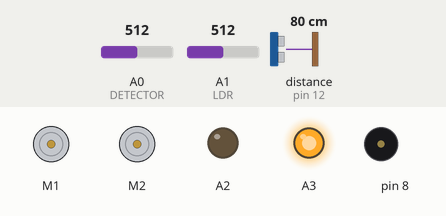
Recording of a sketch running on a simulated Arduino Uno, built with avr-gcc and run on an emulated ATmega328P. On the bench: 2 × DC motor (green arrow = forward, orange = backward, longer = faster), output pins drawn as LEDs (lit = HIGH), buzzer (waves = sounding). Wiring (inferred from the names in the program): ultrasonic range finder: trigger pin 12; echo pin 12. The inputs (shaded band) are chosen by the test bench; at power-on: A1 (LDR) = 512, A0 (DETECTOR) = 512, distance to the obstacle (sensor on pin 12) 80 cm. The echo pulse lasts 58.3 µs per cm.

Above: at 1.2 s.
1.3 s: A1 (LDR) set to 900
At 2.2 s:
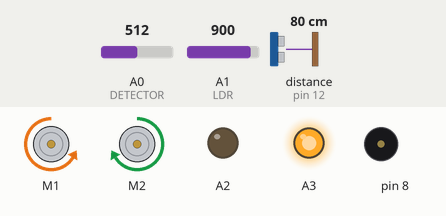
At 5.0 s:
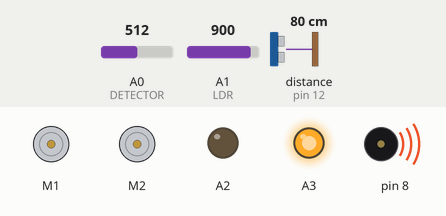
Timing chart, 0 to 22.8 s (numbered marks = the images above; inputs shaded):
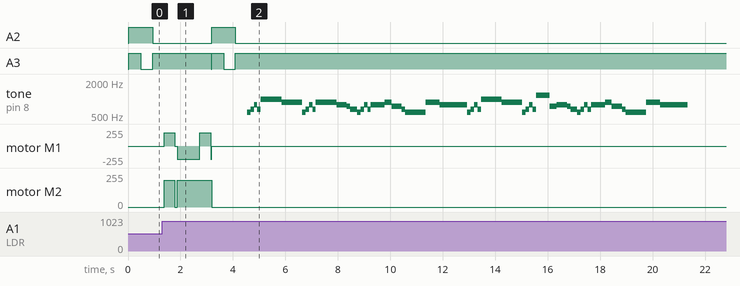

Measured:
- after the input at 1.3 s, A2: goes on until 4.1 s, then stays LOW; A3: goes on until 4.1 s, then stays HIGH; tone on pin 8: plays 587 Hz for 0.13 s, 659 Hz for 0.13 s, 783 Hz for 0.13 s, 659 Hz for 0.13 s, 988 Hz for 0.79 s, 880 Hz for 0.79 s … (51 notes in this stretch), starting after 3.2 s; motor M1, motor M2: goes on until 3.2 s, then stays stopped

The sketch:

project.ino
```cpp
#include <MeMCore.h>

// Define time delay before the next RGB colour turns ON to allow LDR to stabilize
#define RGBWait 200 // in milliseconds

// Define time delay before taking another LDR reading
#define LDRWait 10 // in milliseconds

// time duration for turning
#define TURNING_TIME_MS 400 // 330 milliseconds

// time duration for moving one grid
#define ONE_GRID_TIME_MS 850 // 2000milliseconds

#define DETECTOR A0 // IR detector pin at A0
#define LDR A1   // LDR sensor pin at A1

// Define ultrasonic sensor
#define TIMEOUT 2000 // max time to wait (in ms);
#define SPEED_OF_SOUND 340 // speed of sound in m/s
#define ULTRASONIC 12 // 12 for port 1

// Define line sensor
MeLineFollower lineFinder(PORT_2); // assigning lineFinder to RJ25 port 2
MeDCMotor leftMotor(M1); // assigning leftMotor to port M1
MeDCMotor rightMotor(M2); // assigning RightMotor to port M2
MeBuzzer buzzer; // play sound when robot reaches end

#define S1 D9
#define S2 D10

int status = 0; // global status; 0 = do nothing, 1 = mBot runs

void on_LED (int c);
int getAvgReading(int times);

uint8_t moveSpeed = 200;

float colourArray[] = {0,0,0};
float whiteArray[] = {520, 264, 258};
float blackArray[] = {397, 549, 538};
float greyDiff[] = {123, 290, 327};
float redArray[] = {468, 81, 66};
float orangeArray[] = {495, 133, 68};
float blueArray[] = {290, 209, 238};
float greenArray[] = {230,168,120};
float purpleArray[] = {298, 133, 185};

char colourStr[3][5] = {"R = ", "G = ", "B = "};
float ambient;

// motor movements - function prototypes
void go_straight();
void turn_left();
void turn_right();
void u_turn();
void two_consec_turns_right();
void two_consec_turns_left();
void stop_moving();
void play_victory_sound();

void setBalance(){
    // set white balance
    Serial.println("Put White Sample For Calibration ...");

    //delay for five seconds for getting sample ready
    delay(5000);

    // scan the white sample.
    // go through one colour at a time, set the maximum reading for each colour (red, green and blue) to the white array
    for (int i = 0; i <= 2; i++) {
        Serial.print(colourStr[i]);
        on_LED(i);
        delay(RGBWait);

        // scan 5 times and return the average
        whiteArray[i] = getAvgReading(5);
        delay(RGBWait);

        // show the value for the current colour LED, which corresponds to either the R, G or B of the RGB code
        Serial.println(int(whiteArray[i]));
    }

    // done scanning white, time for the black sample.
    // set black balance
    Serial.println("Put Black Sample For Calibration ...");

    //delay for five seconds for getting sample ready
    delay(5000);

    // go through one colour at a time, set the minimum reading for red, green and blue to the black array
    for (int i = 0;i<=2;i++) {
        Serial.print(colourStr[i]);
        on_LED(i);
        delay(RGBWait);
        blackArray[i] = getAvgReading(5);
        delay(RGBWait);

        // show the value for the current colour LED, which corresponds to either the R, G or B of the RGB code
        Serial.println(int(blackArray[i]));

        // the difference between the maximum and the minimum gives the range
        greyDiff[i] = whiteArray[i] - blackArray[i];
    }

    // delay another 5 seconds for getting ready colour objects
    Serial.println("Colour Sensor Is Ready.");
    delay(5000);
}


void setup(){
    //setup the output pins
    pinMode(DETECTOR, INPUT);
    pinMode(LDR, INPUT);
    pinMode(A2, OUTPUT);
    pinMode(A3, OUTPUT);
}

void loop(){
    int count = 0;
    ambient = ((float)analogRead(DETECTOR)/1023.0) * 5.0;
    delay(10);

    digitalWrite(A2, LOW);
    digitalWrite(A3, LOW);
    delay(10);

    float value = ((float)analogRead(DETECTOR)/1023.0) * 5.0;
    delay(10);

    digitalWrite(A2, HIGH);
    digitalWrite(A3, HIGH);
    delay(2);

    if (value <= ambient - 1 ) { // if IR sensor is too near to wall
        leftMotor.run(0);
        rightMotor.run(150); // turn left for 0.1s
        delay(50);
        leftMotor.run(-moveSpeed); // resume normal speed
        rightMotor.run(moveSpeed);
    }

    // set as output
    pinMode(ULTRASONIC, OUTPUT);
    digitalWrite(ULTRASONIC, LOW);
    delayMicroseconds(2);
    digitalWrite(ULTRASONIC, HIGH);
    delayMicroseconds(10);
    digitalWrite(ULTRASONIC, LOW);
    delayMicroseconds(2);

    // set as input
    pinMode(ULTRASONIC, INPUT);

    // time taken in microseconds for pulse to reach wall and return
    long duration = pulseIn(ULTRASONIC, HIGH, TIMEOUT);
    if (duration > 0) {
        // distance in cm the sensor is from the wall
        float cms = SPEED_OF_SOUND * 100.0 * duration / 1000000 / 2;

        if (cms < 7) {
            leftMotor.run(-150);
            rightMotor.run(0);
            delay(50);
            leftMotor.run(-moveSpeed);
            rightMotor.run(moveSpeed);
        }
     }

    // check if line follower detects a black line
    int sensorState = lineFinder.readSensors(); // read the line sensor's state

    if (sensorState == S1_IN_S2_IN) { // robot is on the black line
        leftMotor.stop(); // Left wheel stops
        rightMotor.stop(); // Right wheel stops

        // check colour of paper
        for (int c = 0; c <= 2; c++) {
            on_LED(c);
            delay(RGBWait);
            colourArray[c] = getAvgReading(5);
            colourArray[c] = (colourArray[c] - blackArray[c])/(greyDiff[c])*255;
            delay(RGBWait);
        }

    check_colour(colourArray); // check what to do at the waypoint
    }

    // mbot move straight
    leftMotor.run(-moveSpeed);
    rightMotor.run(moveSpeed);
}

void on_LED (int c){
    if (c == 0){
        // turning on red LED
        digitalWrite(A2, HIGH);
        digitalWrite(A3, HIGH);
    } else if (c == 1) {
        // turning on green LED
        digitalWrite(A2, HIGH);
        digitalWrite(A3, LOW);
    } else {
        // turning on blue LED
        digitalWrite(A2, LOW);
        digitalWrite(A3, HIGH);
    }
}

void check_colour(float *colourArray){
    if (colourArray[0] >= 220 && colourArray[1] >= 160 && colourArray[2] >= 200) {
        // here, the G and B value matches white

        // play completion music
        play_victory_sound();

        // delay for approximately 16.5 minutes to prevent mBot from moving after finishing the challenge
        delay(1000000);

    } else if (colourArray[0] >= 350) {
        // here, the R value matches red and orange
        if (colourArray[1] >= 0) {
            //here, the G value matches orange
            u_turn();
        } else {
            turn_left();
        }

    } else if (colourArray[0] >= 150) {
        // here, the R value matches blue and purple
        if (colourArray[1] >= 50) {
            // here, the G value matches blue
            two_consec_turns_right();
        } else {
            // should be purple detected if this branch is reached
            two_consec_turns_left();
        }

    } else {
        // only green remaining
        turn_right();
    }
}

void play_victory_sound() {
    buzzer.tone(587, 131);
    buzzer.tone(659, 131);
    buzzer.tone(783, 131);
    buzzer.tone(659, 131);

    buzzer.tone(988, 393);
    buzzer.tone(988, 393);
    buzzer.tone(880, 789);
    buzzer.tone(587, 131);
    buzzer.tone(659, 131);
    buzzer.tone(783, 131);
    buzzer.tone(659, 131);

    buzzer.tone(880, 393);
    buzzer.tone(880, 393);
    buzzer.tone(784, 393);
    buzzer.tone(740, 131);
    buzzer.tone(659, 262);
    buzzer.tone(587, 131);
    buzzer.tone(659, 131);
    buzzer.tone(783, 131);
    buzzer.tone(659, 131);

    buzzer.tone(784, 526);
    buzzer.tone(880, 262);
    buzzer.tone(740, 393);
    buzzer.tone(659, 131);
    buzzer.tone(587, 262);
    buzzer.tone(587, 262);
    buzzer.tone(587, 262);

    buzzer.tone(880, 526);
    buzzer.tone(784, 1052);
    buzzer.tone(587, 131);
    buzzer.tone(659, 131);
    buzzer.tone(783, 131);
    buzzer.tone(659, 131);

    buzzer.tone(988, 393);
    buzzer.tone(988, 393);
    buzzer.tone(880, 789);
    buzzer.tone(587, 131);
    buzzer.tone(659, 131);
    buzzer.tone(783, 131);
    buzzer.tone(659, 131);

    buzzer.tone(1175, 526);
    buzzer.tone(740, 262);
    buzzer.tone(783, 393);
    buzzer.tone(740, 131);
    buzzer.tone(659, 262);
    buzzer.tone(587, 131);
    buzzer.tone(659, 131);
    buzzer.tone(783, 131);
    buzzer.tone(659, 131);

    buzzer.tone(783, 526);
    buzzer.tone(880, 263);
    buzzer.tone(740, 393);
    buzzer.tone(659, 131);
    buzzer.tone(587, 526);
    buzzer.tone(587, 263);

    buzzer.tone(880, 526);
    buzzer.tone(783, 1052);

    buzzer.noTone();
}

int getAvgReading(int times){
    // find the average reading for the requested number of times of scanning LDR
    int reading;
    int total = 0;

    // take the reading as many times as requested and add them up
    for (int i = 0; i < times; i++) {
        reading = analogRead(LDR);
        total = reading + total;
        delay(LDRWait);
    }

    // calculate the average and return it
    return total/times;
}

void go_straight(){
    leftMotor.run(-moveSpeed);
    rightMotor.run(moveSpeed);
}

void stop_moving(){
    leftMotor.run(0);
    rightMotor.run(0);
}

void turn_left(){
    leftMotor.run(moveSpeed);
    rightMotor.run(moveSpeed);

    // Keep turning left for this time duration
    delay(TURNING_TIME_MS);

    stop_moving();
    delay(100);
}

void turn_right(){
    leftMotor.run(-moveSpeed);
    rightMotor.run(-moveSpeed);

    // Keep turning right for this time duration
    delay(TURNING_TIME_MS);

    stop_moving();
    delay(100);
}

void u_turn(){
    turn_right();
    delay(1000);

    turn_right();
    delay(1000);

    go_straight();
}

void two_consec_turns_right(){
    turn_right();

    go_straight();
    delay(ONE_GRID_TIME_MS);

    turn_right();

    stop_moving();
}

void two_consec_turns_left(){
    leftMotor.run(moveSpeed);
    rightMotor.run(moveSpeed);

    // Keep turning left for this time duration
    delay(400);

    stop_moving();
    delay(100);

    go_straight();
    delay(ONE_GRID_TIME_MS);

    leftMotor.run(moveSpeed);
    rightMotor.run(moveSpeed);

    // Keep turning left for this time duration
    delay(420);

    stop_moving();
    go_straight();
}
```
